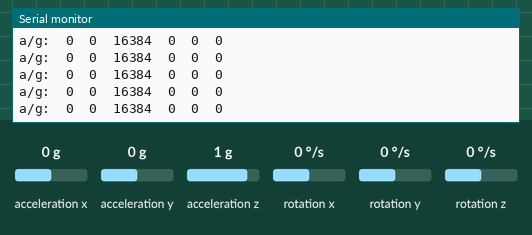
Simulated run of this sketch. Board: Arduino Uno, built for the host (arithmetic inside an expression is 32-bit, double 64-bit). On the bench: the last lines printed to the serial monitor. The test bench sets the inputs (shaded band); at power-on: acceleration x 0 g, acceleration y 0 g, rotation x 0 °/s, rotation y 0 °/s, acceleration z 1 g, rotation z 0 °/s.

Above: at 1.2 s.
1.3 s: acceleration x set to -1.4 g
At 2.1 s:
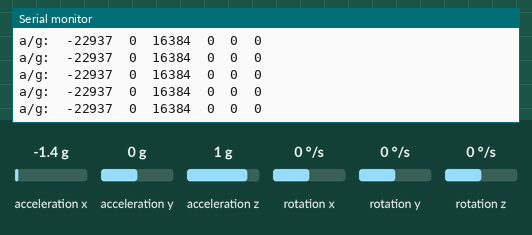
4.3 s: acceleration y set to -1.4 g
At 5.2 s:
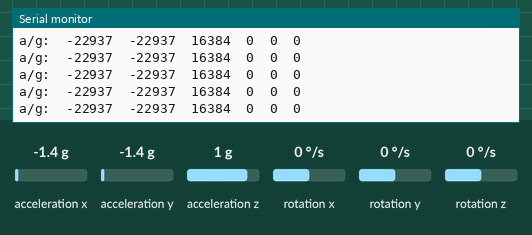
7.3 s: rotation x set to 100 °/s
At 8.0 s:
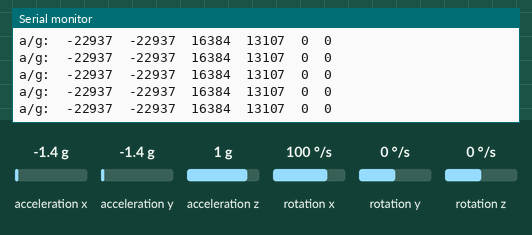
10.3 s: rotation y set to 100 °/s
At 10.38 s:
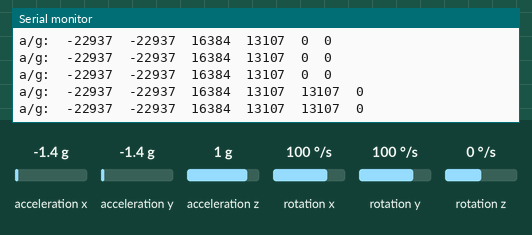
13.3 s: acceleration z set to -1.4 g
At 13.38 s:
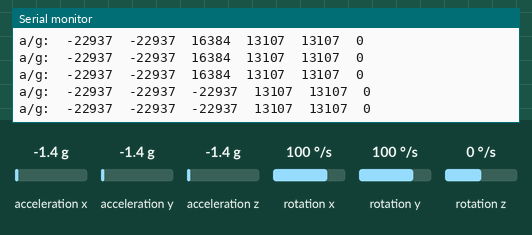
16.3 s: rotation z set to 100 °/s
At 16.45 s:
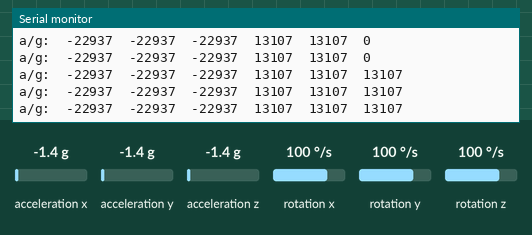

The sketch:

8.1-IMUdata.ino
```cpp
#include "CurieIMU.h"
int ax, ay, az;
int gx, gy, gz;

void setup() {
  Serial.begin(9600);
  while (!Serial);
  CurieIMU.begin();
}

void loop() {
  // 读取IMU数据
  CurieIMU.readMotionSensor(ax, ay, az, gx, gy, gz);

  // 其他读取方式
//CurieIMU.readAccelerometer(ax, ay, az)
//CurieIMU.readGyro(gx, gy, gz)

  //ax = CurieIMU.readAccelerometer(X_AXIS);
  //ay = CurieIMU.readAccelerometer(Y_AXIS);
  //az = CurieIMU.readAccelerometer(Z_AXIS);
  //gx = CurieIMU.readGyro(X_AXIS);
  //gy = CurieIMU.readGyro(Y_AXIS);
  //gz = CurieIMU.readGyro(Z_AXIS);

  // 串口输出数据
  Serial.print("a/g:\t");
  Serial.print(ax);
  Serial.print("\t");
  Serial.print(ay);
  Serial.print("\t");
  Serial.print(az);
  Serial.print("\t");
  Serial.print(gx);
  Serial.print("\t");
  Serial.print(gy);
  Serial.print("\t");
  Serial.println(gz);
}
```

Measured:
- after the input at 1.3 s, the serial monitor: prints a new line at once (image 1)
- after the input at 4.3 s, the serial monitor: prints a new line at once (image 2)
- after the input at 7.3 s, the serial monitor: prints a new line at once (image 3)
- after the input at 10.3 s, the serial monitor: prints a new line at once (image 4)
- after the input at 13.3 s, the serial monitor: prints a new line at once (image 5)
- after the input at 16.3 s, the serial monitor: prints a new line at once (image 6)
